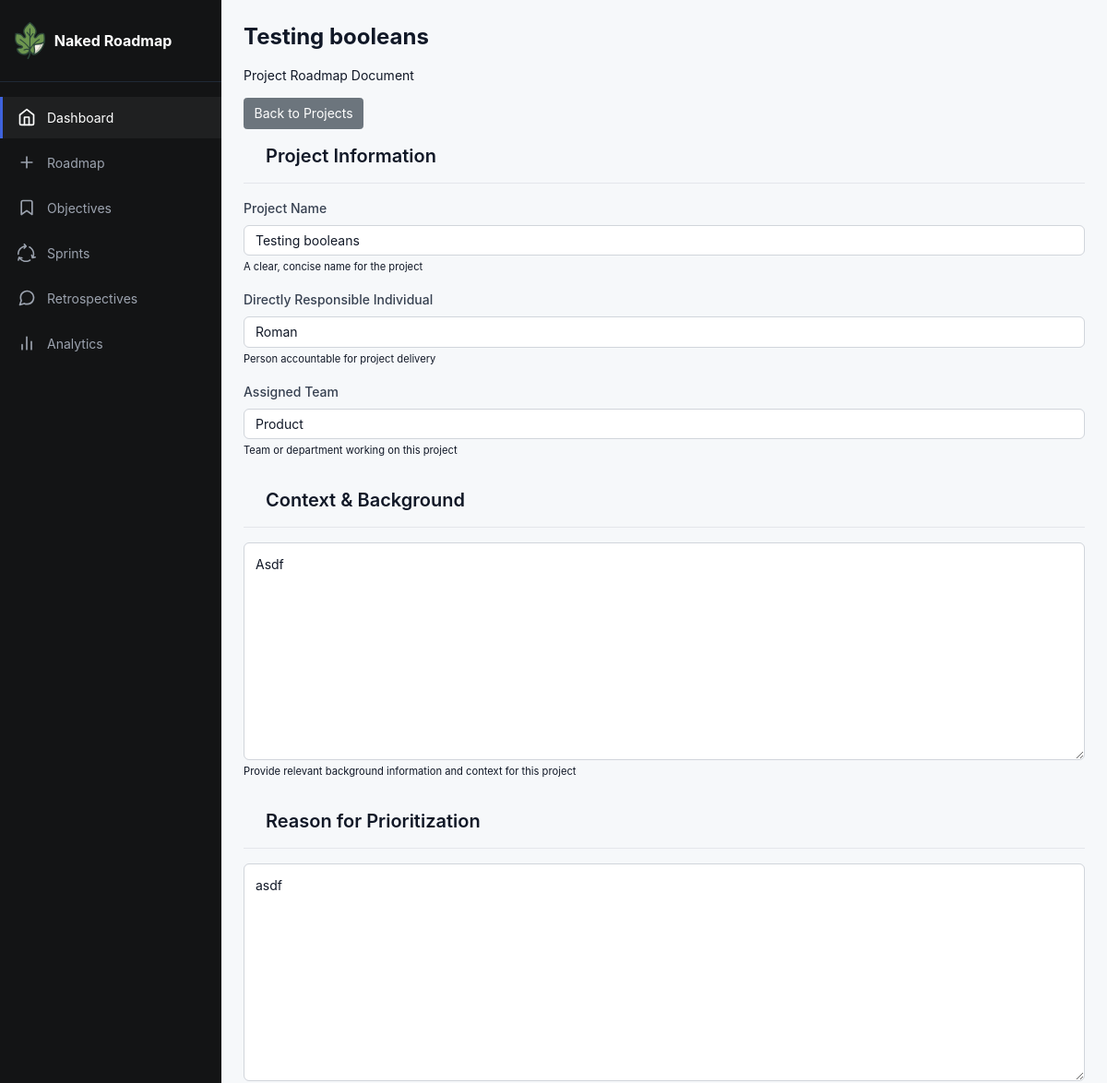
Page /project/10/edit/ (signed in, upper part) on the earlier database version.
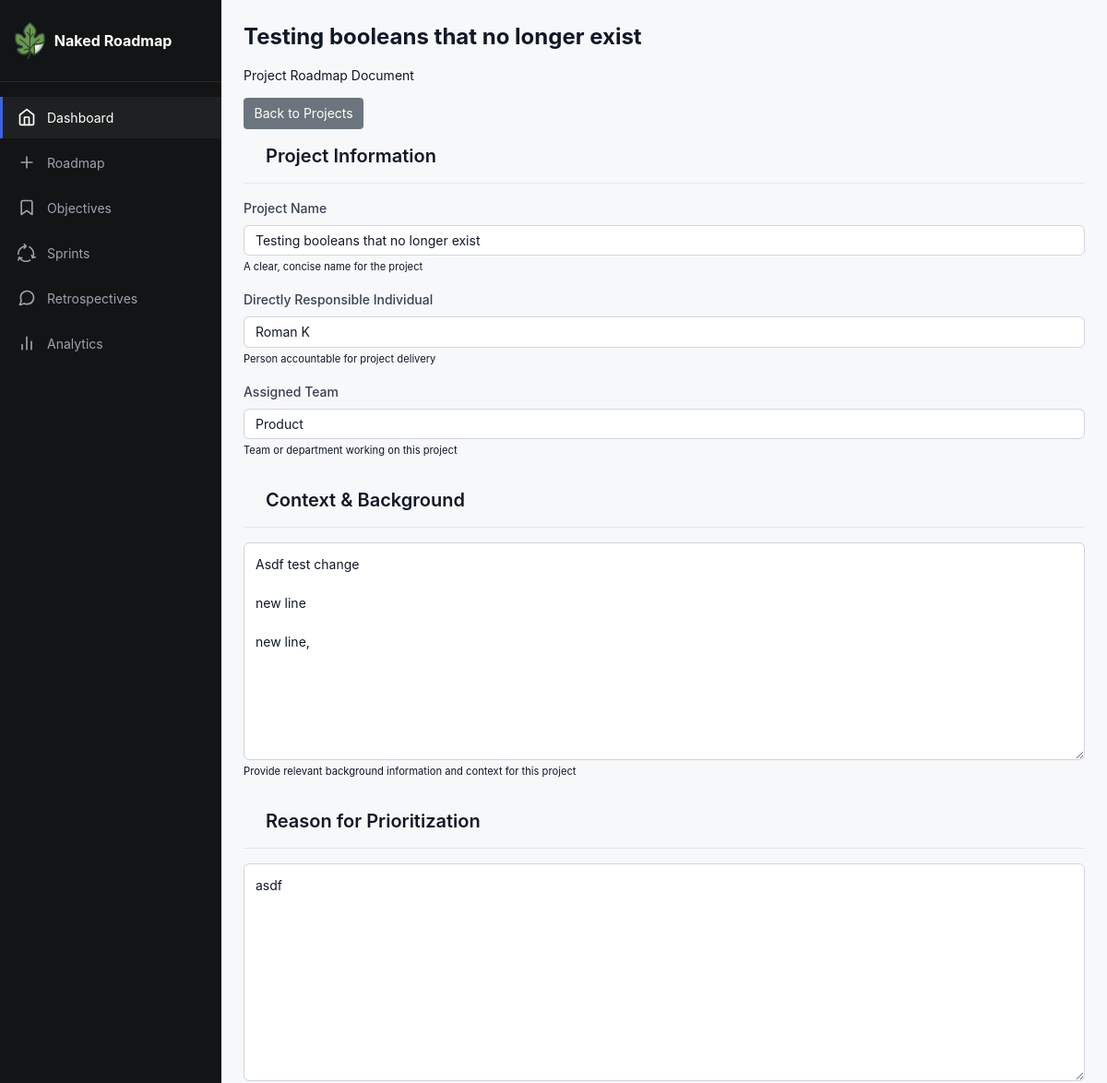
Same page on the later database version.
### app/models.py (models this page shows, shortened)
class Project(db.Model):
    __tablename__ = "project"
    id: so.Mapped[int] = so.mapped_column(primary_key=True)
    name: so.Mapped[str] = so.mapped_column(sa.TEXT())
    created: so.Mapped[datetime] = so.mapped_column(index=True, default=lambda: datetime.now(timezone.utc))
    dri: so.Mapped[str] = so.mapped_column(sa.TEXT())
    team: so.Mapped[str] = so.mapped_column(sa.TEXT())
    context: so.Mapped[str] = so.mapped_column(sa.TEXT())
    why: so.Mapped[str] = so.mapped_column(sa.TEXT())
    requirements: so.Mapped[str] = so.mapped_column(sa.TEXT())
    launch: so.Mapped[str] = so.mapped_column(sa.TEXT())
    location: so.Mapped[str] = so.mapped_column(sa.TEXT(),  nullable=True, default="discussion")
    type: so.Mapped[str] = so.mapped_column(sa.TEXT(), nullable=True)

### app/routes.py (the view, shortened to what this page needs)
@app.route('/project/<int:project_id>/edit/', methods=('GET', 'POST'))
@login_required
def edit_project(project_id):
    project = Project.query.filter_by(id=project_id).first_or_404()
    if not current_user.can_edit_project(project):
        flash('You do not have permission to edit this project.', 'error')
        return redirect(url_for('index'))
    form = CreateProject()
    if request.method == 'GET':
        form.name.data = project.name
        form.dri.data = project.dri
        form.team.data = project.team
        form.context.data = project.context
        form.why.data = project.why
        form.requirements.data = project.requirements
        form.launch.data = project.launch
    return render_template('edit.html', project=project, form=form)

### app/models.py (called while the page is built)
@login.user_loader
def load_user(id):
    return db.session.get(User, int(id))

### app/routes.py (called while the page is built)
@app.context_processor
def inject_csrf_token():
    return dict(csrf_token=generate_csrf())

### app/utils.py (called while the page is built)
def user_can_edit_project(self, project):
    return True

### app/templates/edit.html (shortened to what this page needs)
{% extends 'base.html' %}
{% block content %}
<div class="edit-project-container">
  <div class="page-header">
    <div>
      <h1 class="document-title">{{ project.name }}</h1>
      <p class="document-subtitle">Project Roadmap Document</p>
    </div>
    <div>
      <a href="{{ url_for('index') }}" class="btn btn-secondary">
         Back to Projects
      </a>
    </div>
  </div>
  <form id="edit-project-form" method="post" class="needs-validation">
    <div class="document-section">
      <h2 class="section-header">Project Information</h2>
      <div class="form-group">
        <label for="name" class="form-label required-field">{{ form.name.label.text }}</label>
        {{ form.name(class_="form-control", placeholder="Enter project name", autocomplete="off", required=true) }}
        <small class="form-hint">A clear, concise name for the project</small>
      </div>
      <div class="metadata-row">
        <div class="metadata-item">
          <div class="form-group">
            <label for="dri" class="form-label required-field">{{ form.dri.label.text }}</label>
            {{ form.dri(class_="form-control", placeholder="Name of responsible individual", required=true) }}
            <small class="form-hint">Person accountable for project delivery</small>
          </div>
        </div>
        <div class="metadata-item">
          <div class="form-group">
            <label for="team" class="form-label required-field">{{ form.team.label.text }}</label>
            {{ form.team(class_="form-control", placeholder="Team or department name", required=true) }}
            <small class="form-hint">Team or department working on this project</small>
          </div>
        </div>
      </div>
    </div>
    <div class="document-section">
      <h2 class="section-header">Context & Background</h2>
      <div class="form-group">
        <div class="rich-text-container">
          {{ form.context(class_="form-control rich-text-editor", rows="10") }}
        </div>
        <small class="form-hint">Provide relevant background information and context for this project</small>
      </div>
    </div>
    <div class="document-section">
      <h2 class="section-header">Reason for Prioritization</h2>
      <div class="form-group">
        <div class="rich-text-container">
          {{ form.why(class_="form-control rich-text-editor", rows="10") }}
        </div>
      </div>
    </div>
  </form>
</div>
{% endblock %}

Differences in the rows shown:
changed Project "Product": name "Testing booleans" → "Testing booleans that no longer exist"; dri "Roman" → "Roman K"; context "Asdf" → "Asdf test change new line new line,"
